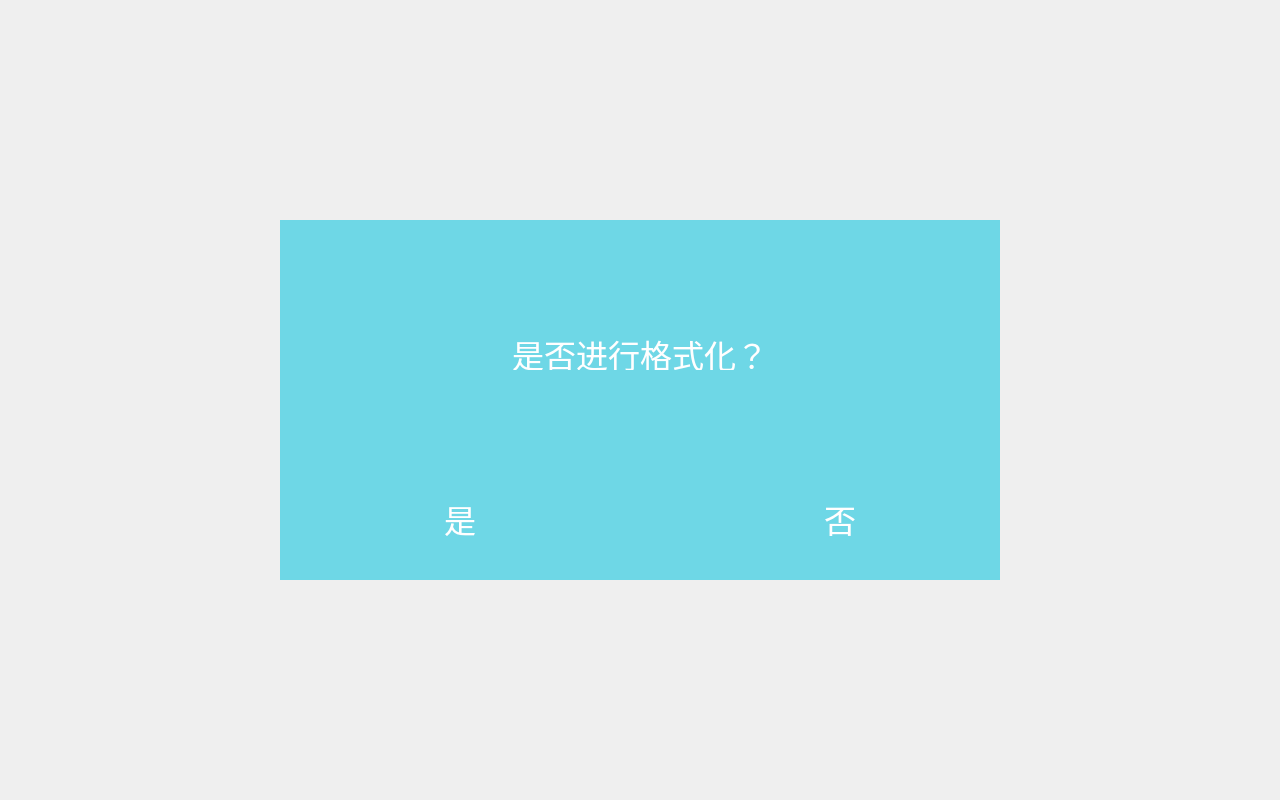
<?xml version="1.0" encoding="UTF-8"?>
<ui version="4.0">
 <class>formatting</class>
 <widget class="QWidget" name="formatting">
  <property name="geometry">
   <rect>
    <x>0</x>
    <y>0</y>
    <width>1280</width>
    <height>800</height>
   </rect>
  </property>
  <property name="windowTitle">
   <string>Form</string>
  </property>
  <widget class="QLabel" name="label">
   <property name="geometry">
    <rect>
     <x>0</x>
     <y>0</y>
     <width>1280</width>
     <height>800</height>
    </rect>
   </property>
   <property name="text">
    <string/>
   </property>
  </widget>
  <widget class="Label_yes_format" name="label_yes">
   <property name="geometry">
    <rect>
     <x>410</x>
     <y>490</y>
     <width>100</width>
     <height>60</height>
    </rect>
   </property>
   <property name="text">
    <string>&lt;html&gt;&lt;head/&gt;&lt;body&gt;&lt;p&gt;&lt;span style=&quot; font-size:24pt; color:#ffffff;&quot;&gt;是&lt;/span&gt;&lt;/p&gt;&lt;/body&gt;&lt;/html&gt;</string>
   </property>
   <property name="alignment">
    <set>Qt::AlignCenter</set>
   </property>
  </widget>
  <widget class="QLabel" name="label_backdrop">
   <property name="geometry">
    <rect>
     <x>280</x>
     <y>220</y>
     <width>720</width>
     <height>360</height>
    </rect>
   </property>
   <property name="styleSheet">
    <string notr="true">background-color: rgb(110, 215, 230);</string>
   </property>
   <property name="text">
    <string/>
   </property>
  </widget>
  <widget class="QLabel" name="label_num">
   <property name="geometry">
    <rect>
     <x>280</x>
     <y>330</y>
     <width>720</width>
     <height>40</height>
    </rect>
   </property>
   <property name="text">
    <string>&lt;html&gt;&lt;head/&gt;&lt;body&gt;&lt;p&gt;&lt;span style=&quot; font-size:24pt; color:#ffffff;&quot;&gt;是否进行格式化？&lt;/span&gt;&lt;/p&gt;&lt;/body&gt;&lt;/html&gt;</string>
   </property>
   <property name="alignment">
    <set>Qt::AlignCenter</set>
   </property>
  </widget>
  <widget class="Label_no_format" name="label_no">
   <property name="geometry">
    <rect>
     <x>790</x>
     <y>490</y>
     <width>100</width>
     <height>60</height>
    </rect>
   </property>
   <property name="text">
    <string>&lt;html&gt;&lt;head/&gt;&lt;body&gt;&lt;p&gt;&lt;span style=&quot; font-size:24pt; color:#ffffff;&quot;&gt;否&lt;/span&gt;&lt;/p&gt;&lt;/body&gt;&lt;/html&gt;</string>
   </property>
   <property name="alignment">
    <set>Qt::AlignCenter</set>
   </property>
  </widget>
  <zorder>label</zorder>
  <zorder>label_backdrop</zorder>
  <zorder>label_yes</zorder>
  <zorder>label_num</zorder>
  <zorder>label_no</zorder>
 </widget>
 <customwidgets>
  <customwidget>
   <class>Label_no_format</class>
   <extends>QLabel</extends>
   <header>formatting.h</header>
  </customwidget>
  <customwidget>
   <class>Label_yes_format</class>
   <extends>QLabel</extends>
   <header>formatting.h</header>
  </customwidget>
 </customwidgets>
 <resources/>
 <connections/>
</ui>
